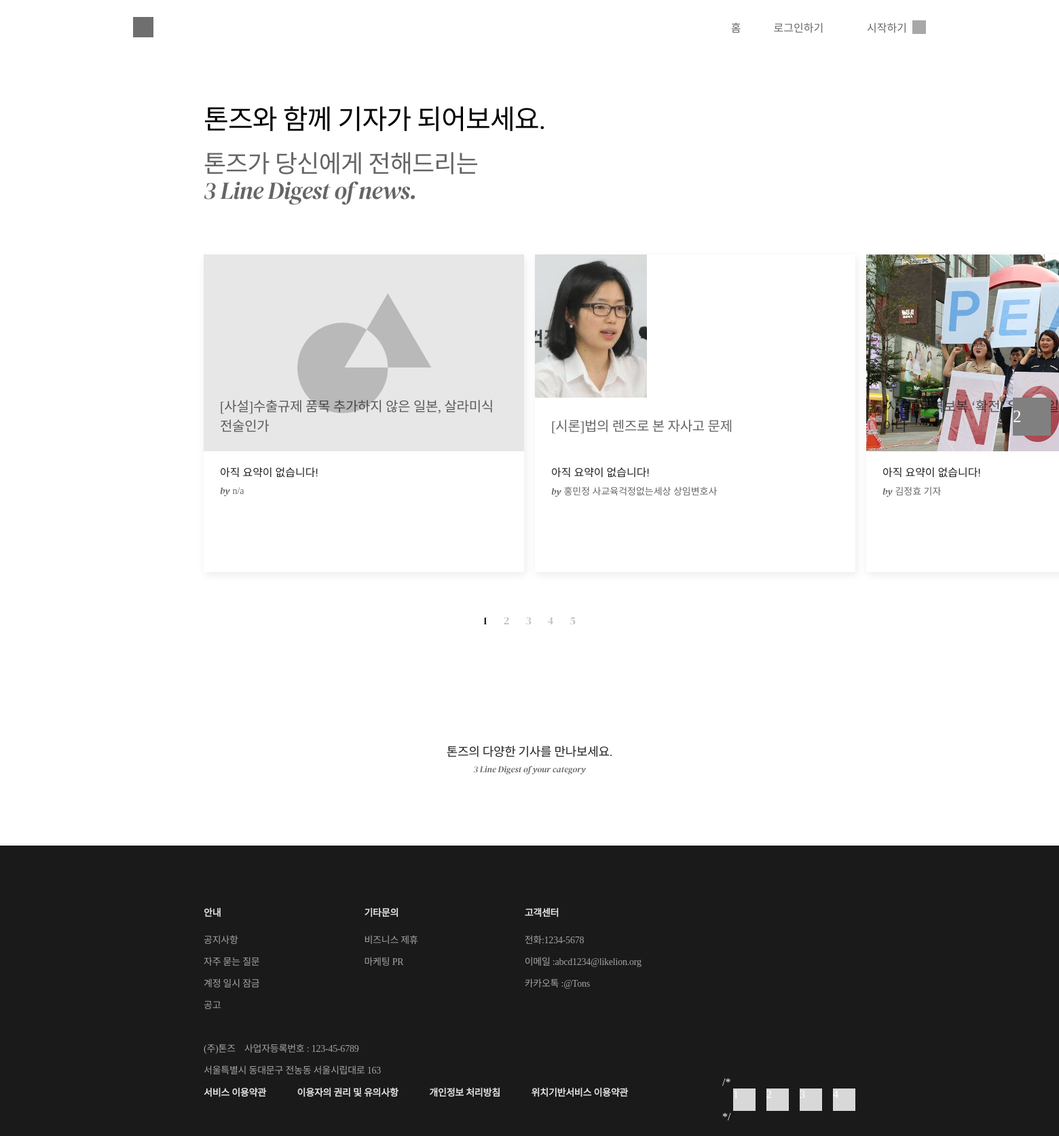
/1/, run on the app's committed database.
### article/models.py (models this page shows, shortened)
class Article(models.Model):
    title = models.CharField(max_length=200)
    writer = models.CharField(max_length=50)
    pub_date = models.DateTimeField(auto_now_add=False)
    category = models.ForeignKey(Category, on_delete=models.SET_NULL, null = True)
    content = models.TextField()
    original = models.TextField()
    stars = models.FloatField(default=0)
    photo = models.ImageField(upload_to="media\img", null=True, blank=True)
    thumbnail = ThumbnailerImageField(upload_to='article', blank=True)
    stars_count = models.PositiveIntegerField(default=0)
    class Meta:
        ordering = ['-stars']

### Tons/views.py (the view, shortened to what this page needs)
# urls.py: 2. Add a URL to urlpatterns:  path('', views.home, name='home')
def home(request, user_id = None):
    top10_article = Article.objects.order_by('-stars')[:10]
    top10_best_summ_list = dict()
    best_summ_list = dict()
    for article in top10_article:
        try:
            top10_best_summ_list[article.id] = Summary.objects.filter(belongsto_article=article.id).latest('obj_count')
        except: #요약이 하나도 없을 경우
            top10_best_summ_list[article.id] = '아직 요약이 없습니다!'
    if user_id: #유저가 선택한 카테고리
        user = User.objects.get(id = user_id)
        try:
            profile = Profile.objects.get(user = user)
        except: #어드민계정예외
            user_id = None
            return redirect('home')
        user_cat_list = profile.category.all()
        user_category = dict()
        return render(request, 'home.html', {'top10_article' : top10_article,'article_by_category': user_category, 'best_summ_list':best_summ_list, 'top10_best_summ_list':top10_best_summ_list})

### Tons/templates/home.html (shortened to what this page needs)
{% extends 'base.html' %}
{% load staticfiles %}
{% load thumbnail %}
    {% block contents %}
    <div class="wrapper">
        <div class="upper_contents_container">
            <div class="title_container">
                <div class="title_1 winLoadBefore">
                    톤즈와 함께 기자가 되어보세요.</div>
                <div class="title_2 winLoadBefore">톤즈가 당신에게 전해드리는</div>
                <div class="title_3 winLoadBefore">3 Line Digest of news.</div>
            </div>
        </div>
    </div>
   <div class="card_container_wrapper">
        <div class="card_container">
            <ul>
                {% for top10 in top10_article %}
                <li>
                    <a href="{% url 'article:detail' top10.id %}">
                        <div class="image_container">
                            {% if top10.thumbnail %}
                            <div class="img_wrap_1"><img src="{% thumbnail top10.thumbnail 472x290 crop %}" alt=""></div>
                            {% else %}
                            <div class="img_wrap_1"><img src="{% static 'img/test_image.png' %}" alt=""></div>
                            {% endif %}
                            <div class="article_title">
                                {{top10.title}}
                            </div>
                        </div>
                        <div class="text">
                            {% for key, value in top10_best_summ_list.items %}
                            {% if key == top10.id %}
                            <div class="line_1">{{ value }}</div>
                            {% endif %}
                            {% endfor %}
                        </div>
                        <div id="writer">
                            <span class="by">by</span>
                            <span class="name">{{top10.writer}}</span></div>
                    </a>
                </li>
                {% endfor %}
            </ul>
        </div>
        <div class="button right button_before">2</div>
        <div class="page_num_cont page_num_before">
            <ul class="page_num">
                <li class="dot">1</li>
                <li class="dot">2</li>
                <li class="dot">3</li>
                <li class="dot">4</li>
                <li class="dot">5</li>
            </ul>
        </div>
    </div>
<div class="wrapper">
        <div class="middle_contents_container">
            <div class="category_container category_title_before">
                <div class="category_title_1"> 톤즈의 다양한 기사를 만나보세요.</div>
                <div class="category_title_2"> 3 Line Digest of your category</div>
            </div>
            <ul class="category_article">
            </ul>
        </div>
    </div>
    {% endblock contents %}

### static/css/footer.css (style rules this page uses)
body { margin: 0; overflow-x: hidden; }
ul { padding: 0; margin: 0; }
li { list-style: none; }
a { text-decoration: none; color: #000000; }

### data on the page
Article: title "[사설]수출규제 품목 추가하지 않은 일본, 살라미식 전술인가", top10_best_summ_list "아직 요약이 없습니다!", writer "n/a"
Article: thumbnail (picture), title "[시론]법의 렌즈로 본 자사고 문제", top10_best_summ_list "아직 요약이 없습니다!", writer "홍민정 사교육걱정없는세상 상임변호사"
Article: thumbnail (picture), title "[사설] 무역보복 ‘확전’…", top10_best_summ_list "아직 요약이 없습니다!", writer "김정효 기자"
